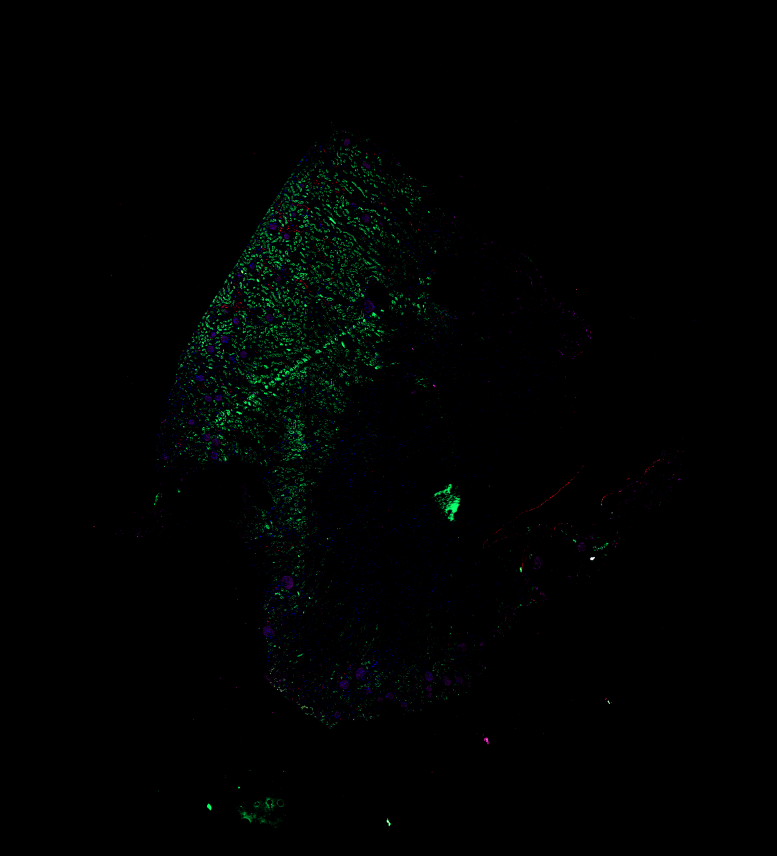
#> input picture images/52RG_FLUO.png, 4659 x 5131 px (shown at 1/6 size)
$ python Database.py images/52RG_FLUO.png images/53RD_FLUO_1.png
#> lines starting #> are read from the running program, lines starting #| are printed output that depends on the picture
import sqlite3
import cv2
import argparse
import numpy as np

## TO COMPRESS IMAGE #####
def compress_image(image, quality=95):
    _, img_encoded = cv2.imencode('.jpg', image, [int(cv2.IMWRITE_JPEG_QUALITY), quality])
    return np.array(img_encoded)


##### TO GET THE SAME SHAPE FOR BOTH IMAGES #####
def redimension(image1, image2):
#> called with image1 = 'images/52RG_FLUO.png', image2 = 'images/53RD_FLUO_1.png'
    first_image = cv2.imread(image1)
#> first_image is the input picture: shape (5131, 4659, 3); mean B, G, R 1.5, 2, 0.4
    second_image = cv2.imread(image2)
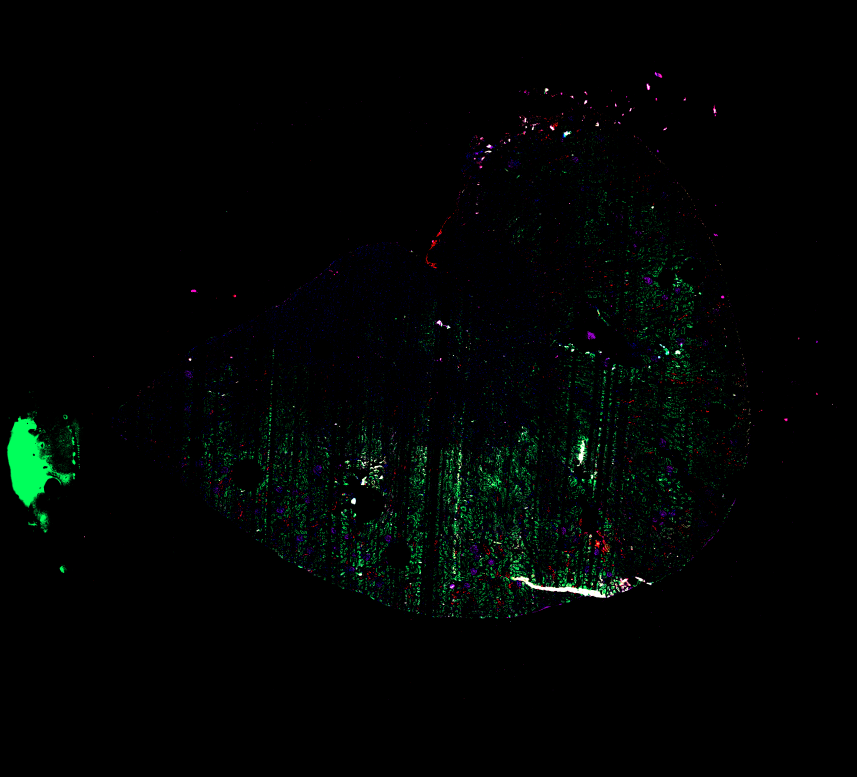
#> input picture images/53RD_FLUO_1.png, 5140 x 4661 px (shown at 1/6 size)
#> second_image is the input picture: shape (4661, 5140, 3); mean B, G, R 2.9, 4.1, 1.2

    second_image_resize = cv2.resize(second_image, (first_image.shape[1], first_image.shape[0]))
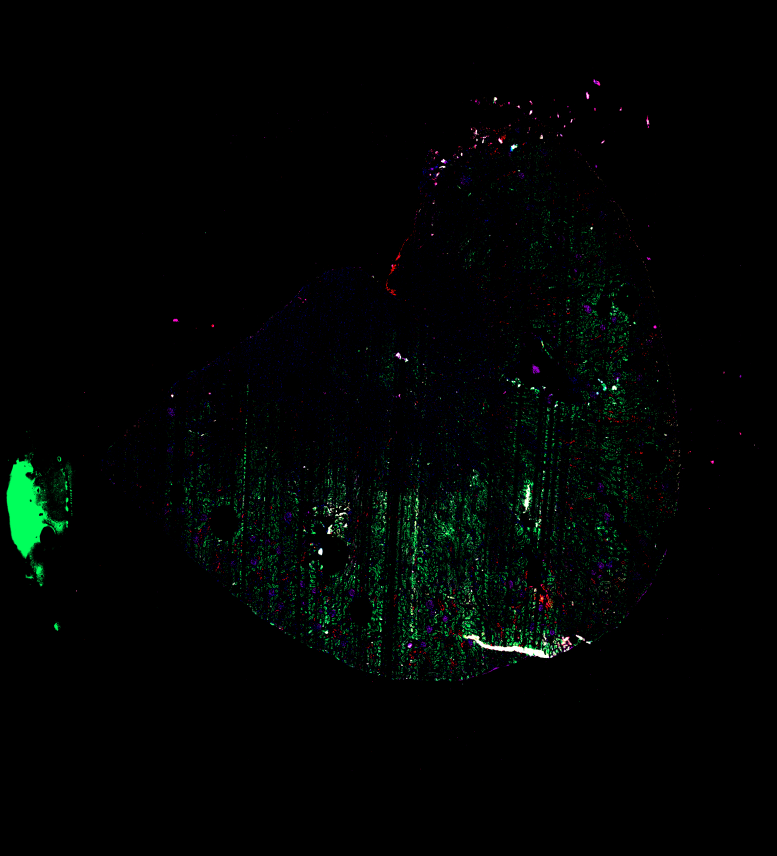
#> second_image_resize: shape (5131, 4659, 3) (shown at 1/6 size); mean B, G, R 2.9, 4.1, 1.2
    print(first_image.shape)
#| (5131, 4659, 3)
    print(second_image_resize.shape)
#| (5131, 4659, 3)

    return first_image, second_image_resize


##### CONVERT IMAGE TO BINARY ########
def image_to_blob(image):
    return sqlite3.Binary(image)

##### SAVE DATA IN DATABASE #######
def save_to_database(image1, image2):
    conn = sqlite3.connect('biopsie_renale.db')
    temp = conn.cursor()

    temp.execute("""CREATE TABLE IF NOT EXISTS Images(
        id INTEGER PRIMARY KEY AUTOINCREMENT,
        Image_PAS MEDIUMBLOB,
        Image_IF MEDIUMBLOB
    )""")

    image_pas = image_to_blob(compress_image(image1))
    image_if = image_to_blob(compress_image(image2))

    temp.execute("""INSERT INTO Images (Image_PAS, Image_IF) VALUES (?, ?)""", (image_pas, image_if))

    conn.commit()
    conn.close()

if __name__ == "__main__":
    parser = argparse.ArgumentParser(description="Resize and save images to a database.")
    parser.add_argument("image1", help="Path to the first image")
    parser.add_argument("image2", help="Path to the second image")
    args = parser.parse_args()

    image1_resize, image2_resize = redimension(args.image1, args.image2)
    save_to_database(image1_resize, image2_resize)
